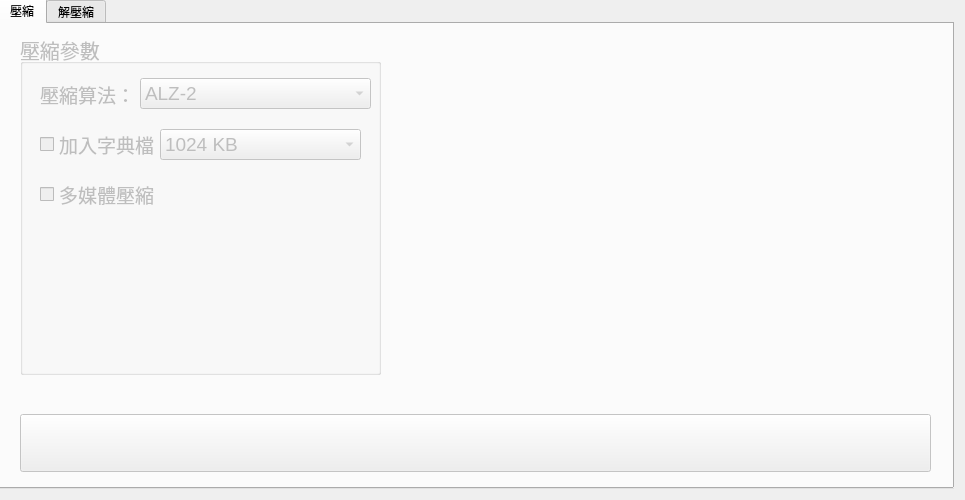
    <widget class="QWidget" name="tab_10">
     <attribute name="title">
      <string>UHARC</string>
     </attribute>
     <attribute name="toolTip">
      <string>相較WinRAR和7-Zip有更佳的壓縮率，但壓縮耗時略長</string>
     </attribute>
     <widget class="QTabWidget" name="tab_uharc">
      <property name="geometry">
       <rect>
        <x>-2</x>
        <y>-2</y>
        <width>956</width>
        <height>491</height>
       </rect>
      </property>
      <property name="currentIndex">
       <number>0</number>
      </property>
      <widget class="QWidget" name="tab_12">
       <attribute name="title">
        <string>壓縮</string>
       </attribute>
       <widget class="QPushButton" name="uharc_compRunCmd">
        <property name="enabled">
         <bool>false</bool>
        </property>
        <property name="geometry">
         <rect>
          <x>20</x>
          <y>390</y>
          <width>911</width>
          <height>58</height>
         </rect>
        </property>
        <property name="font">
         <font>
          <pointsize>18</pointsize>
          <weight>75</weight>
          <bold>true</bold>
         </font>
        </property>
        <property name="toolTip">
         <string>RUN!!</string>
        </property>
        <property name="statusTip">
         <string>執行壓縮指令 (快捷鍵：Ctrl+R)</string>
        </property>
        <property name="text">
         <string/>
        </property>
        <property name="icon">
         <iconset resource="resource.qrc">
          <normaloff>:/images/comp.png</normaloff>:/images/comp.png</iconset>
        </property>
        <property name="iconSize">
         <size>
          <width>48</width>
          <height>48</height>
         </size>
        </property>
       </widget>
       <widget class="QGroupBox" name="groupBox_18">
        <property name="enabled">
         <bool>false</bool>
        </property>
        <property name="geometry">
         <rect>
          <x>20</x>
          <y>10</y>
          <width>361</width>
          <height>341</height>
         </rect>
        </property>
        <property name="font">
         <font>
          <pointsize>15</pointsize>
         </font>
        </property>
        <property name="title">
         <string>壓縮參數</string>
        </property>
        <widget class="QComboBox" name="uharc_m">
         <property name="geometry">
          <rect>
           <x>120</x>
           <y>44</y>
           <width>231</width>
           <height>31</height>
          </rect>
         </property>
         <property name="font">
          <font>
           <pointsize>14</pointsize>
           <weight>50</weight>
           <bold>false</bold>
          </font>
         </property>
         <property name="currentIndex">
          <number>3</number>
         </property>
         <item>
          <property name="text">
           <string>僅儲存</string>
          </property>
         </item>
         <item>
          <property name="text">
           <string>LZP</string>
          </property>
         </item>
         <item>
          <property name="text">
           <string>ALZ-1</string>
          </property>
         </item>
         <item>
          <property name="text">
           <string>ALZ-2</string>
          </property>
         </item>
         <item>
          <property name="text">
           <string>ALZ-3</string>
          </property>
         </item>
         <item>
          <property name="text">
           <string>PPM (文字壓縮最佳化)</string>
          </property>
         </item>
        </widget>
        <widget class="QLabel" name="label_25">
         <property name="geometry">
          <rect>
           <x>20</x>
           <y>50</y>
           <width>91</width>
           <height>21</height>
          </rect>
         </property>
         <property name="font">
          <font>
           <pointsize>14</pointsize>
           <weight>50</weight>
           <bold>false</bold>
          </font>
         </property>
         <property name="text">
          <string>壓縮算法：</string>
         </property>
        </widget>
        <widget class="QCheckBox" name="uharc_mm">
         <property name="geometry">
          <rect>
           <x>20</x>
           <y>150</y>
           <width>121</width>
           <height>21</height>
          </rect>
         </property>
         <property name="font">
          <font>
           <pointsize>14</pointsize>
           <weight>50</weight>
           <bold>false</bold>
          </font>
         </property>
         <property name="text">
          <string>多媒體壓縮</string>
         </property>
        </widget>
        <widget class="QCheckBox" name="uharc_md">
         <property name="geometry">
          <rect>
           <x>20</x>
           <y>100</y>
           <width>121</width>
           <height>21</height>
          </rect>
         </property>
         <property name="font">
          <font>
           <pointsize>14</pointsize>
           <weight>50</weight>
           <bold>false</bold>
          </font>
         </property>
         <property name="text">
          <string>加入字典檔</string>
         </property>
        </widget>
        <widget class="QComboBox" name="uharc_md_val">
         <property name="geometry">
          <rect>
           <x>140</x>
           <y>95</y>
           <width>201</width>
           <height>31</height>
          </rect>
         </property>
         <property name="font">
          <font>
           <pointsize>14</pointsize>
           <weight>50</weight>
           <bold>false</bold>
          </font>
         </property>
         <item>
          <property name="text">
           <string>1024 KB</string>
          </property>
         </item>
         <item>
          <property name="text">
           <string>2048 KB</string>
          </property>
         </item>
         <item>
          <property name="text">
           <string>4096 KB</string>
          </property>
         </item>
         <item>
          <property name="text">
           <string>8192 KB</string>
          </property>
         </item>
         <item>
          <property name="text">
           <string>16384 KB</string>
          </property>
         </item>
         <item>
          <property name="text">
           <string>32768 KB</string>
          </property>
         </item>
        </widget>
       </widget>
      </widget>
      <widget class="QWidget" name="tab_13">
       <attribute name="title">
        <string>解壓縮</string>
       </attribute>
       <widget class="QLabel" name="label_29">
        <property name="geometry">
         <rect>
          <x>230</x>
          <y>150</y>
          <width>501</width>
          <height>161</height>
         </rect>
        </property>
        <property name="font">
         <font>
          <pointsize>53</pointsize>
         </font>
        </property>
        <property name="text">
         <string>Coming Soon!</string>
        </property>
       </widget>
      </widget>
     </widget>
    </widget>
